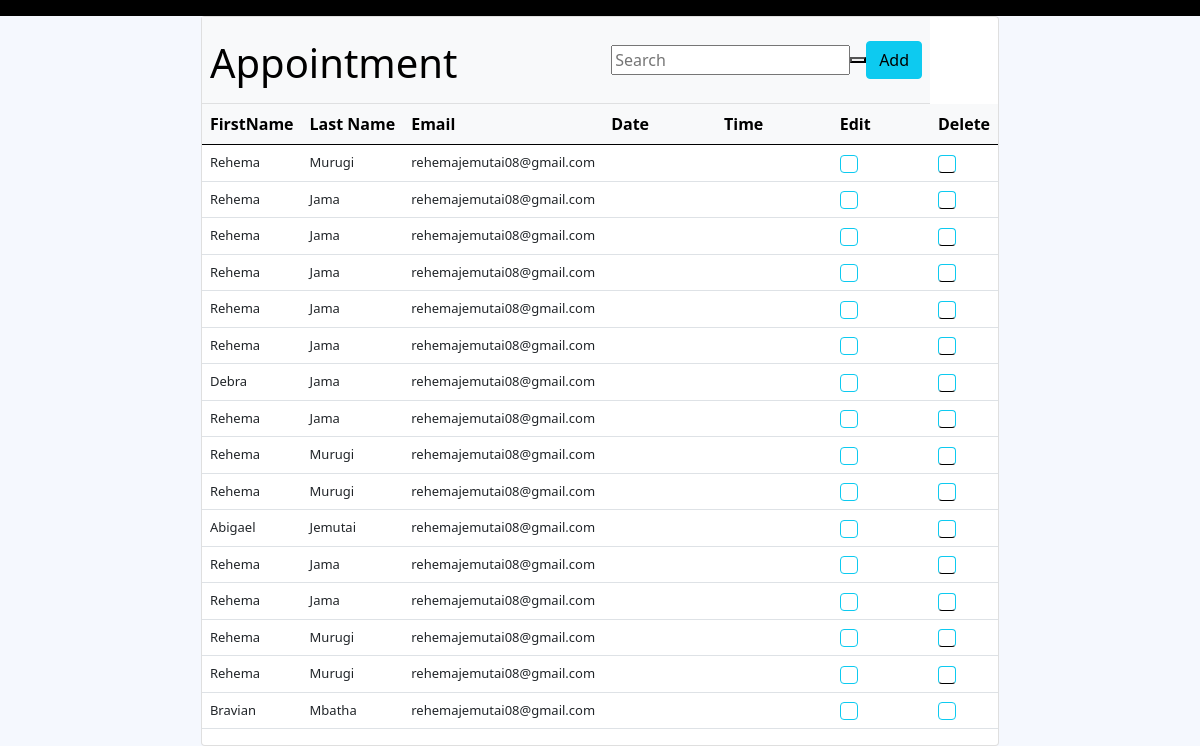
/myapp/doctor_appointment/ (signed in), run on an earlier commit of the app's database.
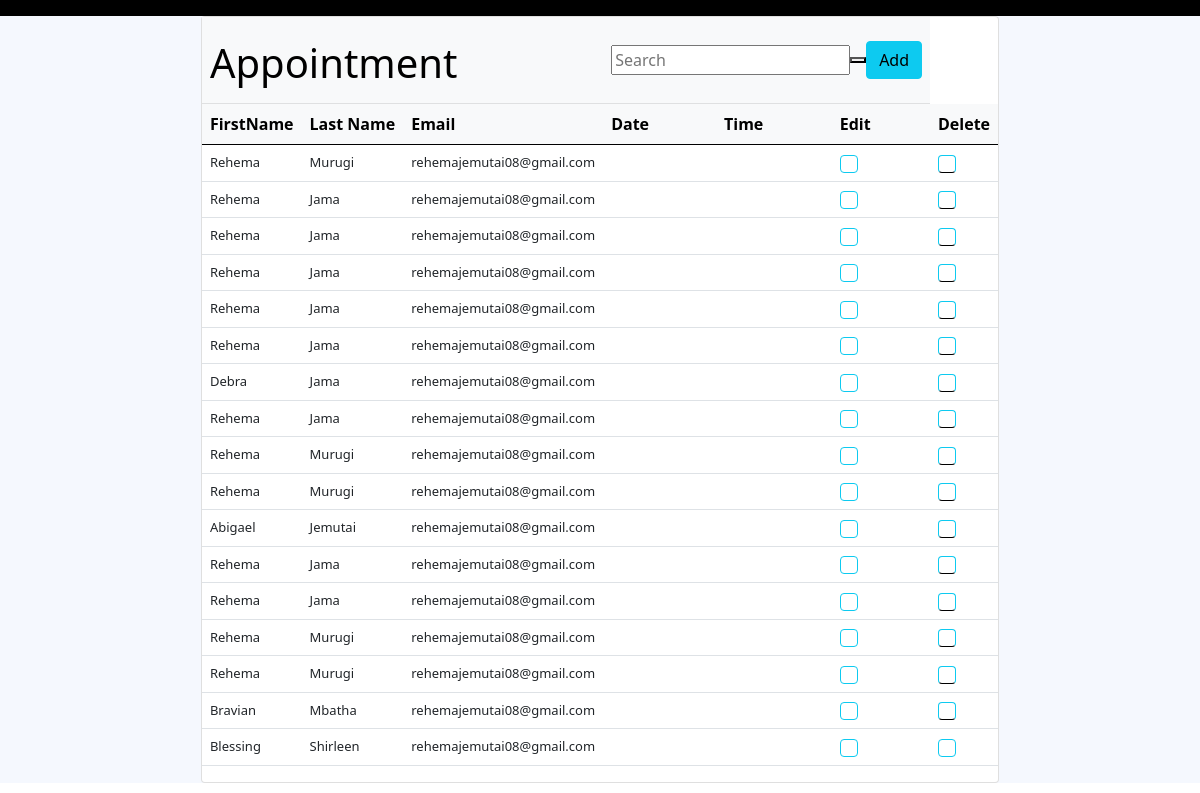
And on a later commit of the database.
### myapp/models.py (models this page shows, shortened)
class BaseModel(models.Model):
	id = models.UUIDField(primary_key=True, default=uuid.uuid4, editable=False)
	date_modified = models.DateTimeField(auto_now=True)
	date_created = models.DateTimeField(auto_now_add=True)
	class Meta:
		abstract = True

class appointment(BaseModel):
	first_name = models.CharField(max_length=20)
	second_name = models.CharField(max_length=20)
	location = models.CharField(max_length=20)
	description = models.TextField()
	id_number = models.IntegerField(default=0)
	phone_number = models.IntegerField(default=0)
	email = models.EmailField(max_length=50)
	doctor = models.ForeignKey(Doctor, on_delete=models.CASCADE)
	start = models.DateTimeField(null=True)
	end = models.DateTimeField(null=True)

### myapp/views.py (the view)
# urls.py: path('doctor_appointment/', doctor_appointment, name='doctor_appointment'),
def doctor_appointment(request):
    appoint = None
    if request.user.is_authenticated:
        appoint = appointment.objects.all()
    return render(request, 'doctor_appointment.html', {"appointment": appoint})

### myapp/templates/doctor_appointment.html (shortened to what this page needs)
<!DOCTYPE html>
{% load static %}
<html lang="en">
<head>
    <link rel="stylesheet" href='{% static "style.css" %}'>
    <link href="https://cdn.jsdelivr.net/npm/bootstrap@5.0.2/dist/css/bootstrap.min.css" rel="stylesheet"
>
    <link rel="stylesheet" href="https://cdnjs.cloudflare.com/ajax/libs/font-awesome/4.7.0/css/font-awesome.min.css">
</head>
<body>
<nav class="navbar navbar-nav-right justify-content-end " id="navregistration">
</nav>
{%load widget_tweaks %}
    <div  id="registrationdiv1" style="background-color: #F5F8FE;">
        {% load static %}
      <div class="card" id="cardc">
          <table class="table" >
              <thead class="table-light">
                       <tr>
                        <th colspan="3">
                            <div class="pagetitle">
                                    <h1>Appointment</h1>
                                </div>
                        </th>
                        <th colspan="3">
                             <div class="search-bar py-3">
                                <form  id="formbtn" class="search-form d-flex align-items-center" method="GET" action="">
                                    <input type="text" name="search_staff" placeholder="Search" title="Enter search keyword">
                                    <button type="submit" title="Search"></button>
                                    <a class="btn btn-info" href="">Add</a>
                              </form>
                            </div>
                        </th>
                    </tr>
                  <tr>
                      <th>FirstName</th>
                      <th>Last Name</th>
                      <th>Email</th>
                      <th>Date</th>
                      <th>Time</th>
                      <th>Edit</th>
                      <th>Delete</th>
                  </tr>
              </thead>
              <tbody class="table" style="font-size:13px;">
               {% for appoint in appointment %}
                  <tr>
                      <td>{{appoint.first_name}}</td>
                      <td>{{appoint.second_name}}</td>
                      <td>{{appoint.email}}</td>
                      <td>{{appoint.appointment_date}}</td>
                      <td>{{appoint.appointment_time}}</td>
                      <td>
                          <a href="{% url 'myapp:update_appointment' appoint.id %}" title="Edit Appointment" class="btn btn-info"></a>
                      </td>
                       <td>
                          <a href="{% url 'myapp:delete_appointment' appoint.id %}" title="Delete Appointment" class="btn btn-info"></a>
                      </td>
                  </tr>
               {% endfor %}
              </tbody>
          </table>
      </div>
    </div>
</body>
</html>

What changed in the data, as far as the page shows it:
added appointment: first_name "Blessing", second_name "Shirleen", email "rehemajemutai08@gmail.com"
